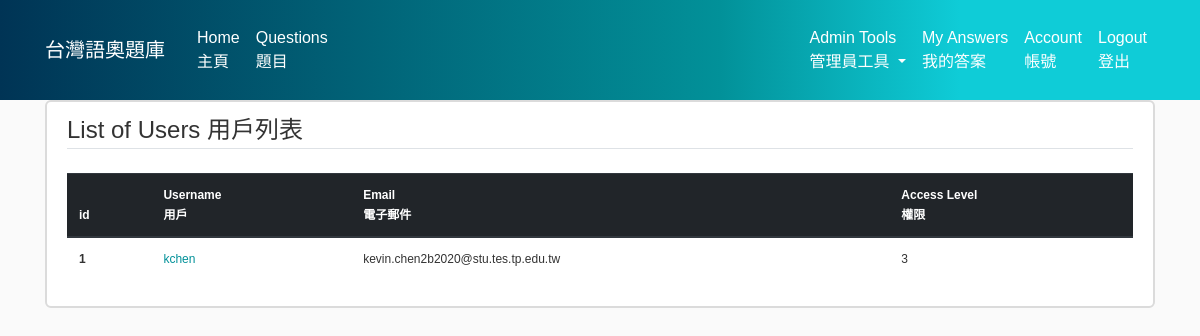
/user_list (signed in), run on an earlier commit of the app's database.
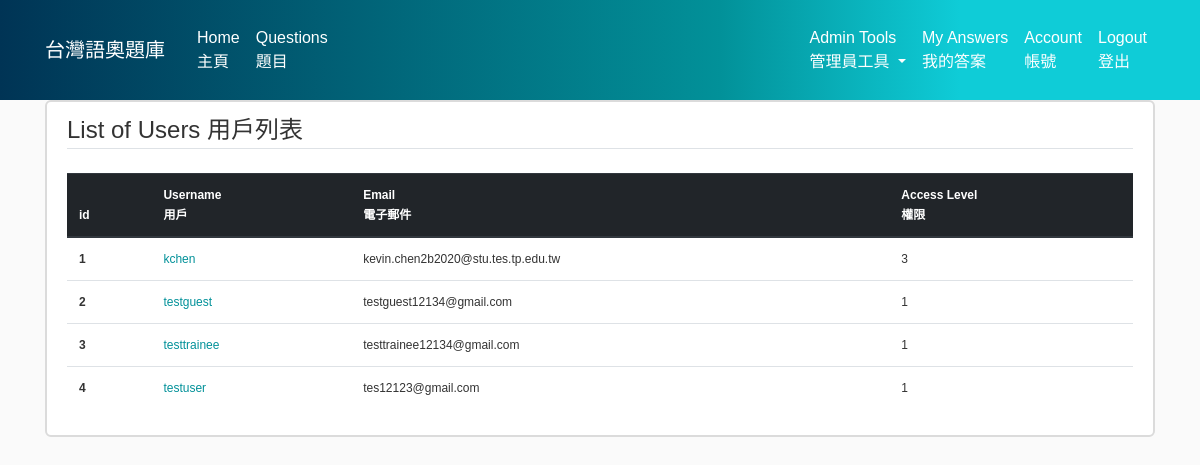
And on a later commit of the database.
### flasktol/models.py (models this page shows, shortened)
class User(db.Model, UserMixin):
    id = db.Column(db.Integer, primary_key=True)
    username = db.Column(db.String(20), unique=True, nullable=False)
    email = db.Column(db.String(120), unique=True, nullable=False)
    image_file = db.Column(db.String(20), nullable=False, default='default.jpg')
    password = db.Column(db.String(60), nullable=False)
    join_date = db.Column(db.DateTime, nullable=False, default=datetime.utcnow)
    access = db.Column(db.Integer, nullable=False, default=1)
    answers = db.relationship('Answer', backref='answerer', lazy=True)
    def is_admin(self):
        return self.access == 3

### flasktol/users/routes.py (the view)
@users.route("/user_list")
@login_required
def user_list():
    if not current_user.is_admin():
        abort(403)
    userlist = User.query.all()
    return render_template("user_list.html", title="User List 用戶列表", userlist=userlist)

### flasktol/models.py (called while the page is built)
@login_manager.user_loader
def load_user(user_id):
    return User.query.get(int(user_id))

### flasktol/templates/user_list.html
{% extends "layout.html" %}
{% block content %}
        <article class="media content-section">
          <div class="media-body">
          <legend class='border-bottom mb-4'>List of Users 用戶列表</legend>
            <table class="table">
              <thead class="thead-dark">
                <tr>
                  <th scope="col">id</th>
                  <th scope="col">Username<div style="height: 2px;"></div>用戶</th>
                  <th scope="col">Email<div style="height: 2px;"></div>電子郵件</th>
                  <th scope="col">Access Level<div style="height: 2px;"></div>權限</th>
                </tr>
              </thead>
              <tbody>
                {% for user in userlist%}
                    <tr>
                      <th scope="row">{{user.id}}</th>
                      <td><a href='{{url_for("users.account", username=user.username)}}''>{{user.username}}</a></td>
                      <td>{{user.email}}</td>
                      <td>{{user.access}}</td>
                    </tr>
                {% endfor %}
              </tbody>
            </table>
          </div>
        </article>
{% endblock content%}

What changed in the data, as far as the page shows it:
added User: id "2", username "testguest", email "testguest12134@gmail.com", access "1"
added User: id "3", username "testtrainee", email "testtrainee12134@gmail.com", access "1"
added User: id "4", username "testuser", email "tes12123@gmail.com", access "1"
